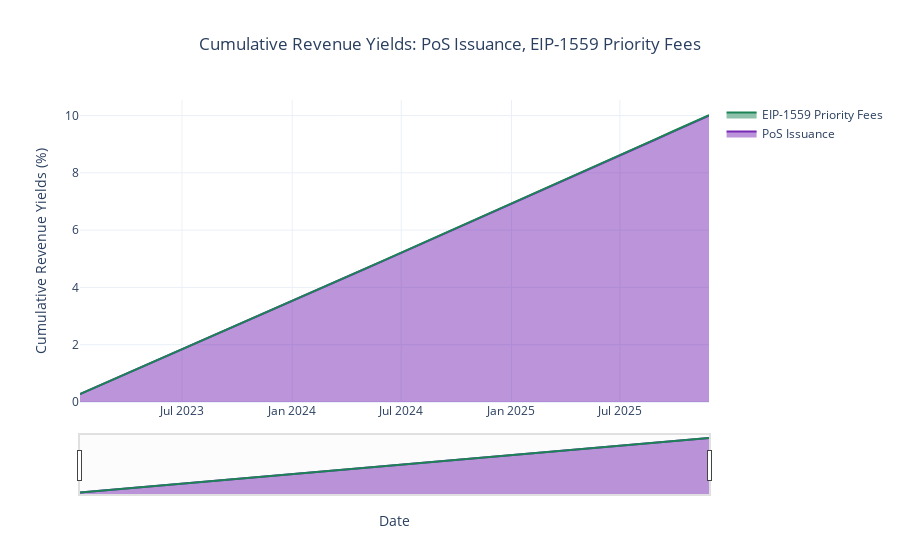

Write notebook code for a chart like this one.
### Code cell
fig = visualizations.plot_stacked_cumulative_column_per_subset(
    df, column='cumulative_revenue_yields_stacked',
    scenario_names={0: 'PoS Issuance', 1: 'EIP-1559 Priority Fees'}
)

fig.update_layout(
    title={
        "text":"""
            Cumulative Revenue Yields: PoS Issuance, EIP-1559 Priority Fees
        """,
    },
    yaxis_title="Cumulative Revenue Yields (%)",
)

fig.show()
